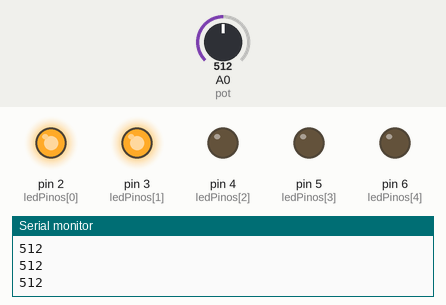
The sketch below on a simulated Arduino Uno, built with avr-gcc and run on an emulated ATmega328P. Shown: output pins drawn as LEDs (lit = HIGH), the last lines printed to the serial monitor. The inputs (shaded band) are chosen by the test bench; at power-on: A0 (pot) = 512.

Above: at 1.2 s.
1.3 s: A0 (pot) set to 605
2.8 s: A0 (pot) set to 625
At 3.3 s:
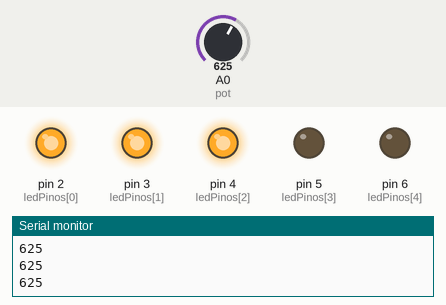
4.3 s: A0 (pot) set to 810
5.8 s: A0 (pot) set to 833
At 6.8 s:
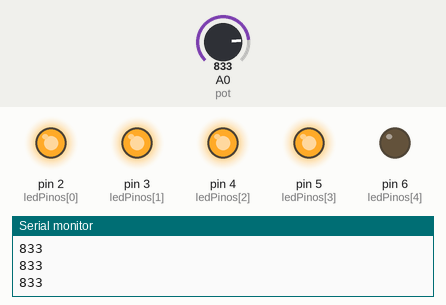
7.3 s: A0 (pot) set to 1008
8.8 s: A0 (pot) set to 1023
At 9.2 s:
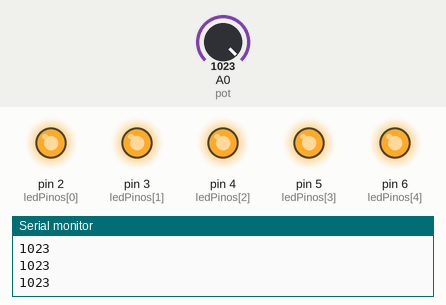
Timing chart, 0 to 11.3 s (numbered marks = the images above; inputs shaded):
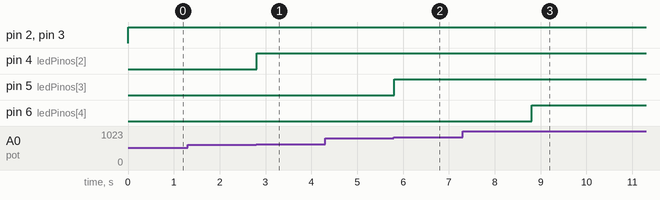

Measured:
- the behaviour switches between 613 and 614 on A0 (pot) (found by bisection; images 0 and 1)
- the behaviour switches between 818 and 819 on A0 (pot) (found by bisection; images 1 and 2)
- the behaviour switches between 1022 and 1023 on A0 (pot) (found by bisection; images 2 and 3)
- after the input at 2.8 s, pin 4 (ledPinos[2]): LOW → HIGH at once
- after the input at 5.8 s, pin 5 (ledPinos[3]): LOW → HIGH at once
- after the input at 8.8 s, pin 6 (ledPinos[4]): LOW → HIGH at once

The sketch:

miercoles2.ino
```cpp
// miercoles2.ino
// baseado em http://arduino.cc/en/Tutorial/BarGraph

// potenciometro conectado a entrada analogica 0
#define pot A0
// total de leds
#define qtdeLeds 5
// array contendo os pinos para os leds
const int ledPinos[qtdeLeds] = {2, 3, 4, 5, 6};

void setup() {
    // inicializa comunicacao serial em 9600 bps
    Serial.begin(9600);

    // percorre o array dos leds
    for(int ledAtual = 0; ledAtual < qtdeLeds; ledAtual++){
        // define como saida digital
        pinMode(ledPinos[ledAtual], OUTPUT);
    }
}

void loop() {
    // armazena a leitura do potenciometro
    int valorPot = analogRead(pot);

    Serial.println(valorPot);

    // mapeia o valor do potenciometro na quantidade de leds
    int nivelPot = map(valorPot, 0, 1023, 0, qtdeLeds);

    // percorre o array dos leds
    for(int ledAtual = 0; ledAtual < qtdeLeds; ledAtual++){
        // se o valor mapeado for maior que a posicao atual
        if(nivelPot > ledAtual){
            // acende o led
            digitalWrite(ledPinos[ledAtual], HIGH);
        }else{
            // apaga o led
            digitalWrite(ledPinos[ledAtual], LOW);
        }

    }
}
```
